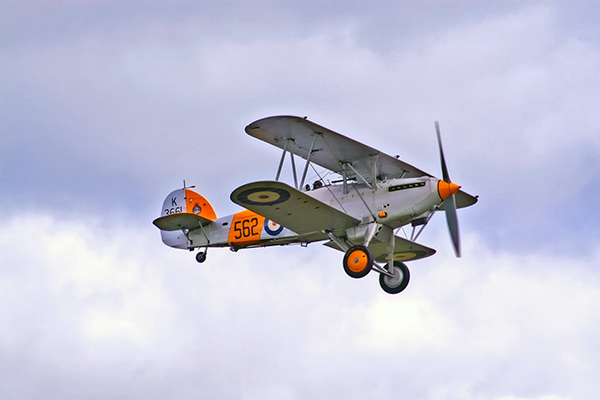
#> input picture OpenCV/text_book/opencv_practice_answer/images/airplane.bmp, 600 x 400 px
$ python 05-cv-03-03-maskOperation-mission.py
#> lines starting #> are read from the running program, lines starting #| are printed output that depends on the picture; after the words box and inside, x2 and y2 are one past the last pixel; in counts of white or black regions, pixels touching at a corner belong together
import sys
import cv2
import numpy as np

# 마스크 영상을 이용한 영상 합성
src  = cv2.imread('images/airplane.bmp', cv2.IMREAD_COLOR)
#> src is the input picture: shape (400, 600, 3); mean B, G, R 217.1, 197.6, 196.8
mask = np.zeros_like(src)
dst  = cv2.imread('images/field.bmp', cv2.IMREAD_COLOR)
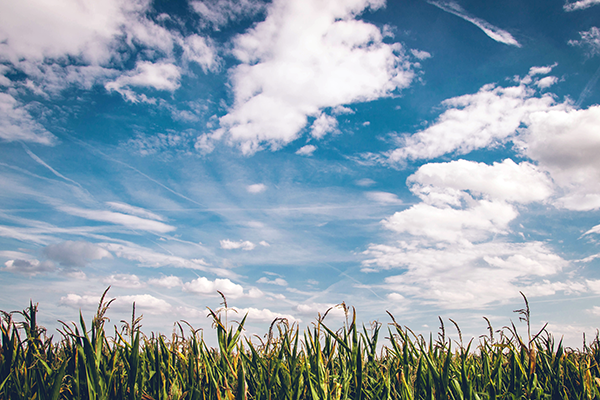
#> input picture OpenCV/text_book/opencv_practice_answer/images/field.bmp, 600 x 400 px
#> dst is the input picture: shape (400, 600, 3); mean B, G, R 173.2, 160.3, 141.8

# 마스크-사각형
mask = np.zeros_like(src)
cv2.rectangle(mask,(140,100),(480,290),(255,255,255), -1 )
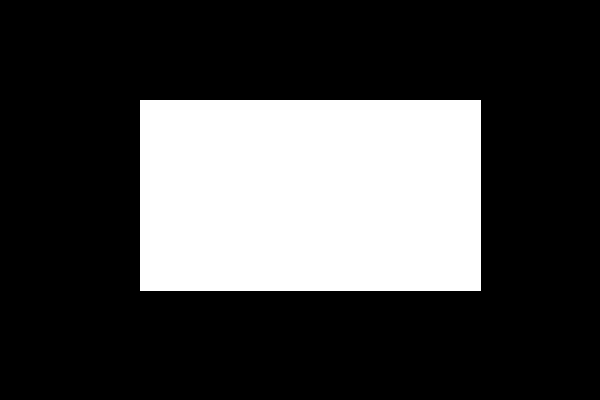
#> mask: shape (400, 600, 3); 27.1% white; 1 white region, box (x1, y1, x2, y2) and area: (140, 100, 481, 291) 65131
# 마스크-원: cv2.circle(대상이미지, (원점x, 원점y), 반지름, (색상), 채우기)
#cv2.circle(mask, (380,210), 100, (255,255,255), -1)

if src is None or mask is None or dst is None:
    print('Image load failed!')
    sys.exit()

#cv2.copyTo(src, mask, dst)
# dst[mask > 0] = src[mask > 0]
masked = cv2.bitwise_and(src, mask)
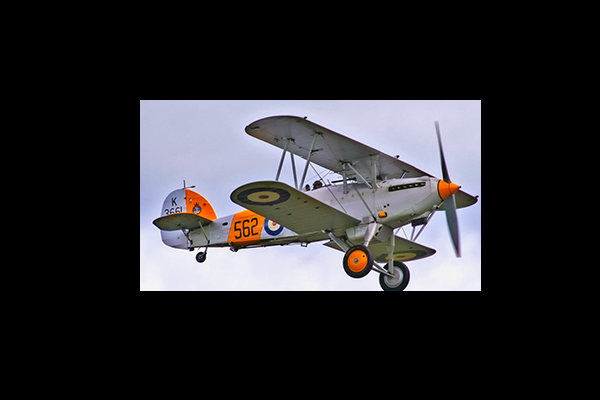
#> masked: shape (400, 600, 3); mean B, G, R 47.7, 44.6, 45.4

cv2.imshow('masked', masked)
cv2.waitKey()
cv2.destroyAllWindows()
